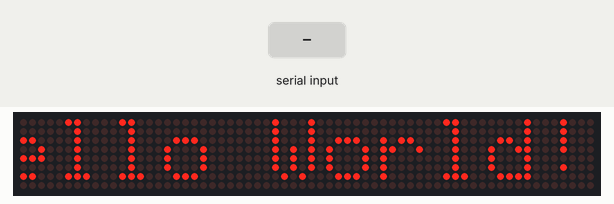
Recording of a sketch running on a simulated Arduino Uno, built with avr-gcc and run on an emulated ATmega328P. On the bench: 64×8 LED matrix. The inputs (shaded band) are chosen by the test bench.

Above: at 1.2 s.
1.3 s: "1" received over Serial
At 1.9 s:
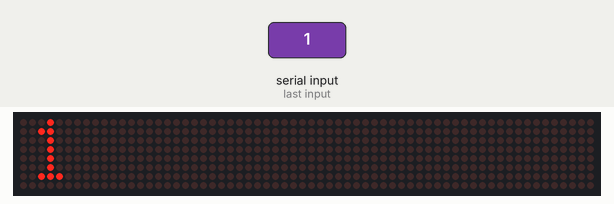
2.9 s: "0" received over Serial
At 4.0 s:
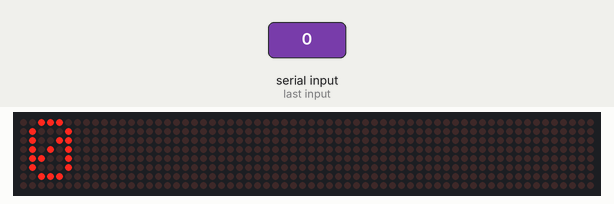
4.5 s: "2" received over Serial
At 4.9 s:
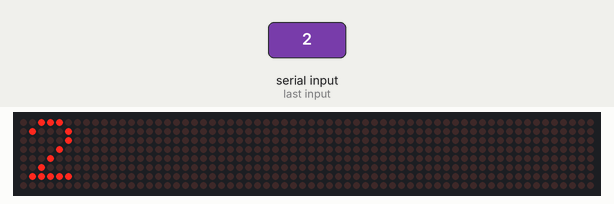
Timing chart, 0 to 7.5 s (numbered marks = the images above; inputs shaded):
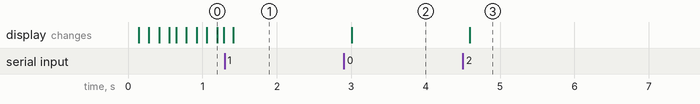

Measured:
- after the input at 1.3 s, the display: changes after 0.11 s (image 1)
- after the input at 2.9 s, the display: changes after 0.11 s (image 2)
- after the input at 4.5 s, the display: changes after 0.10 s (image 3)

The sketch:

Display.ino
```cpp
/*
 *
 * WizNet Live Train - Matrix display controller firmware
 *
 * Alistair MacDonald 2024
 *
 */

#include <LEDMatrixDriver.hpp>
#include "font6x8.h"

// Settings

#define LEDMATRIX_CS_PIN 10
#define MATRIXWIDTH 8

// Note the DIN goes to D11 and CLK to D13

LEDMatrixDriver lmd(MATRIXWIDTH, LEDMATRIX_CS_PIN);

// A function to update the display
void drawAll( String inString, int inOffset = 0 ) {
  int pos, offsetcol, val;

  // Loop though the colums of the display
  for( int col = 0; col < (MATRIXWIDTH*8); col++ ) {
    // Work out the charicter offset that we are sending
    offsetcol = col + inOffset;
    pos = (( inString[(offsetcol/6)%inString.length()]-32 )*6) + (offsetcol%6);
    // Loop though the rows of the display
    for( int row = 0; row < 8; row++ ) {
      // Work out the pixel state (checking for a space)
      val = ssd1306xled_font6x8[pos] & (0x01<<row);
      // Send the new pixel state to the deisplay driver
      lmd.setPixel( col, row, val );
    }
  }
}

// Set up the device
void setup() {
  // init the serial port
  Serial.begin(115200);
  Serial.setTimeout(80);
  // init the display
  lmd.setEnabled(true);
  lmd.setIntensity(0);   // 0 = low, 10 = high
  lmd.display();
}

// Globals
String lineBuffer = "Hello World!    ";
unsigned long timeOffset = 0;

// The main loop
void loop() {
  unsigned long now = millis();

  // Cherck for any new text
  if ( Serial.available() ) {
    // Rread and tidy the new sting
    lineBuffer = Serial.readString();
    lineBuffer.trim();
    // Padd out a short string
    if ( lineBuffer.length() <= 10 ) {
      // If is is a short string pad to 11
      lineBuffer = (lineBuffer+"           ").substring(0, 11);
    }
    else {
      // If it is long (more than 11 chars) then pad with a gap
      lineBuffer += "      ";
      // Reset the scrool position
      timeOffset = now;
    }
  }

  // Update the display
  if ( lineBuffer.length() <= 12 ) {
    drawAll( lineBuffer );
  }
  else {
    unsigned long offset = ( ( now - timeOffset ) / 128 ) % ( lineBuffer.length() * 6 );
    drawAll( lineBuffer, offset );
  }
  lmd.display();

  // Save a little power
  delay(40);
}
```

Source omitted: font6x8.h (data table, 4882 bytes)
